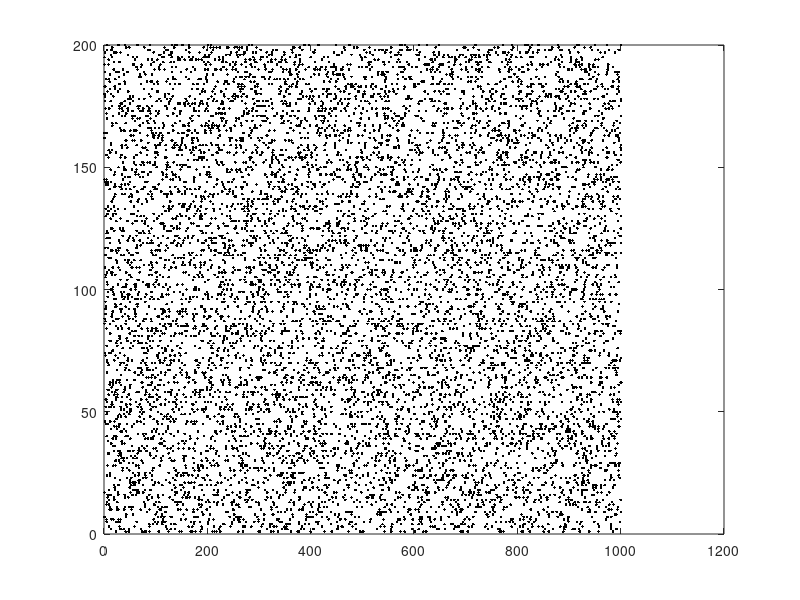

This chart was generated by the following MATLAB code: (Note: this script raises an error after producing the figure.)

% Make poisson spikes for the 200 thalamic neurons

dt = 0.001;                             % 1 msec
rate = 50;                              % 50 spikes per second, on average
T = 1.000;                             % 1 sec simulation
T_vec = 0:dt:T;                         % a vector with each time step	


for n = 1:200
    vt = rand(size(T_vec));
    spikes = (rate*dt) > vt;
    thalamus_poisson(n).spike_times = find( spikes == 1);
end

figure(1)
for i = 1:200
    neuron = i*ones(length(thalamus_poisson(i).spike_times) ,1);
    plot(thalamus_poisson(i).spike_times, neuron,'k.')
    hold on  
end
hold off
%%
N = 50;                                    % Number of neurons in the reservoir.
Win = 0.1;                                   % Scale input weights.
Ein = Win*(rand(N, 200) - 0.0);            % These are the input weights connecting the thalamic neurons to the reservoir.
T = 1000;

[ neuron_input] = make_poisson_spikes_weighted(N, Ein, T, thalamus_poisson);

























